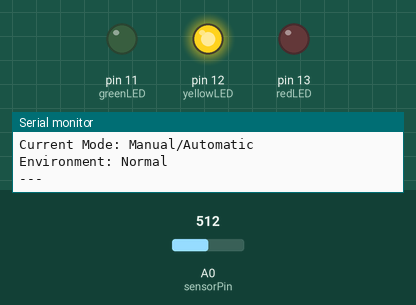
Recording of a sketch running on a simulated Arduino Uno, built with avr-gcc and run on an emulated ATmega328P. On the bench: output pins drawn as LEDs (lit = HIGH), the last lines printed to the serial monitor. Inputs (shaded band) come from the test bench; at power-on: A0 (sensorPin) = 512.

Above: at 1.2 s.
1.3 s: A0 (sensorPin) set to 416
3.2 s: A0 (sensorPin) set to 402
At 4.6 s:
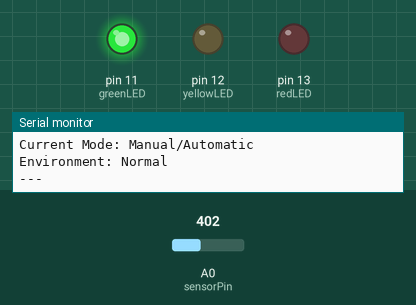
5.6 s: A0 (sensorPin) set to 900
At 7.1 s:
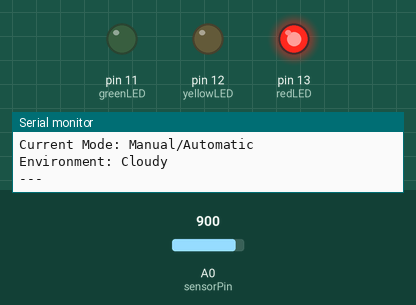
12.0 s: A0 (sensorPin) set to 725
13.7 s: A0 (sensorPin) set to 702
At 15.0 s:
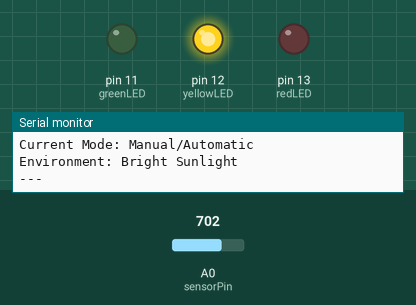
Timing chart, 0 to 16.7 s (numbered marks = the images above; inputs shaded):
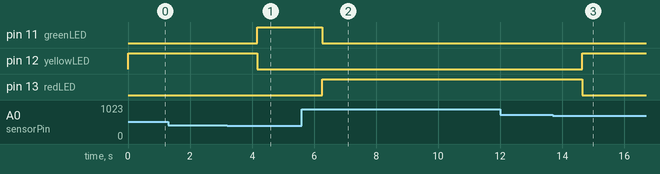

Measured:
- the behaviour switches between 410 and 409 on A0 (sensorPin) (found by bisection; images 0 and 1)
- the behaviour switches between 717 and 716 on A0 (sensorPin) (found by bisection; images 2 and 3)
- after the input at 3.2 s, pin 11 (greenLED): LOW → HIGH after 0.97 s; pin 12 (yellowLED): HIGH → LOW after 0.97 s
- after the input at 5.6 s, pin 11 (greenLED): HIGH → LOW after 0.66 s; pin 13 (redLED): LOW → HIGH after 0.66 s
- after the input at 13.7 s, pin 12 (yellowLED): LOW → HIGH after 0.94 s; pin 13 (redLED): HIGH → LOW after 0.94 s

The sketch:

Light-Intensity-to-Environment.ino
```cpp
int sensorPin = A0;  // P-SENSOR KONEKTED SA A0 PIN
int lightValue;      // VARIABLE PARA SA L-INTENSITY
int lightPercent;    // Variable PARA SA CONVERTED L-INTENSITY IN PERCENTAGE

int greenLED = 11;   // G-LED TO PIN 11
int yellowLED = 12;  // Y-LED TO PIN 12
int redLED = 13;     // R-LED TO PIN 13

int lowThreshold = 40;   // DEFAULT LOW THRESHOLD
int highThreshold = 70;  // DEAFULT HIGH THRESHOLD

String currentMode = "Manual/Automatic";  // DEFAULT MODE (Manual/Automatic)
String environment = "Cloudy/Clear/Bright Sunlight";  // DEFAULT ENVIRONMENT (Cloudy/Clear/Bright Sunlight)

void setup() {
  Serial.begin(9600);
  pinMode(greenLED, OUTPUT);
  pinMode(yellowLED, OUTPUT);
  pinMode(redLED, OUTPUT);
}

void loop() {
  if (Serial.available() > 0) {
    String command = Serial.readStringUntil('\n');  // TAGA-READ NG IN-INPUT NI USER NA COMMAND MODE
    command.trim();  // PAG NASOBRAHAN NG SPACE YUNG INPUT NI USER
    command.toUpperCase();  //PANG HANDLE KAPAG LOWER CASE NILAGAY NI USER

    // HANDLE NG PAGPAPALIT NG CURRENT MODE KAPAG NAG TYPE SI USER
    handleModeSwitching(command);

    // PANG-HANDLE NG MODE IF MANUAL NILAGAY NI USER
    if (currentMode == "Manual") {
      handleThresholdAdjustment(command);
    }
  }

  // VOID NAME NA TUMATAWAG PARA SA CURRENT MODE
  adjustEnvironmentForManualAndAutomaticMode();

  // MAPPING NG SENSOR FROM ANALOG TO DIGITAL (INSTEAD OF 255 HERE, NAKA-PERCENTAGE)
  lightValue = analogRead(sensorPin);
  lightPercent = map(lightValue, 0, 1023, 0, 100);

  // VOID NAME NA TUMATAWAG PARA SA CONTROL NG LEDS
  controlLEDs();

  // VOID NAME NA TUMATAWAG PARA SA PAG DISPLAY NG STATUS
  displayStatus();

  delay(1000);  // DELAY NG 1 SEC
}
// HANDLER NG CONDITIONS PARA SA SWITCHING NG MODE
void handleModeSwitching(String command) {
  if (command == "MODE AUTO") {
    currentMode = "Automatic";
    Serial.println("Switched to Automatic mode");
  } else if (command == "MODE MANUAL") {
    currentMode = "Manual";
    Serial.println("Switched to Manual mode");
  } else {
    Serial.println("Error: Wrong Command");
  }
}
// HANDLER NG CONDITIONS PARA SA MANUAL SET UP NG THRESHOLD
void handleThresholdAdjustment(String command) {
  if (command.startsWith("SET LOW ")) {
    lowThreshold = command.substring(8).toInt();  // READER NG SINET NI USER SA LOW THRESHOLD
    Serial.print("Low threshold set to: ");
    Serial.println(lowThreshold);
  } else if (command.startsWith("SET HIGH ")) {
    highThreshold = command.substring(9).toInt();  // READER NG SINET NI USER SA HIGH THRESHOLD
    Serial.print("High threshold set to: ");
    Serial.println(highThreshold);
  } else {
    Serial.println("Error: Wrong Command");
  }
}

// HANDLER NG CONDITION PARA SA VALUE NA LALABAS NA ENVIRONMENT FOR MANUAL AND AUTO
void adjustEnvironmentForManualAndAutomaticMode() {
  if (lightPercent < lowThreshold) {
    environment = "Cloudy";
  } else if (lightPercent < highThreshold) {
    environment = "Normal";
  } else {
    environment = "Bright Sunlight";
  }
}

// DISPLAY NG LEDS AT CONDITION PARA SA PAGPAPALIT NG PAGBUKAS NG ILAW DEPENDE SA LIGHT INTENSITY
void controlLEDs() {
  if (lightPercent < lowThreshold) {
    digitalWrite(greenLED, HIGH);
    digitalWrite(yellowLED, LOW);
    digitalWrite(redLED, LOW);
    Serial.println("--- ");
    Serial.println("Active LED: Green");
  } else if  (lightPercent < highThreshold) {
    digitalWrite(greenLED, LOW);
    digitalWrite(yellowLED, HIGH);
    digitalWrite(redLED, LOW);
    Serial.println("--- ");
    Serial.println("Active LED: Yellow");
  } else {
    digitalWrite(greenLED, LOW);
    digitalWrite(yellowLED, LOW);
    digitalWrite(redLED, HIGH);
    Serial.println("--- ");
    Serial.println("Active LED: Red");
  }
}

// DIPLAY NG LIGHT INTENSITY, MODE, AND ENVIRONMENT
void displayStatus() {
  Serial.print("Light Intensity: ");
  Serial.print(lightPercent);
  Serial.println("%");

  Serial.print("Current Mode: ");
  Serial.println(currentMode);

  Serial.print("Environment: ");
  Serial.println(environment);
  Serial.println("---");
}
```
